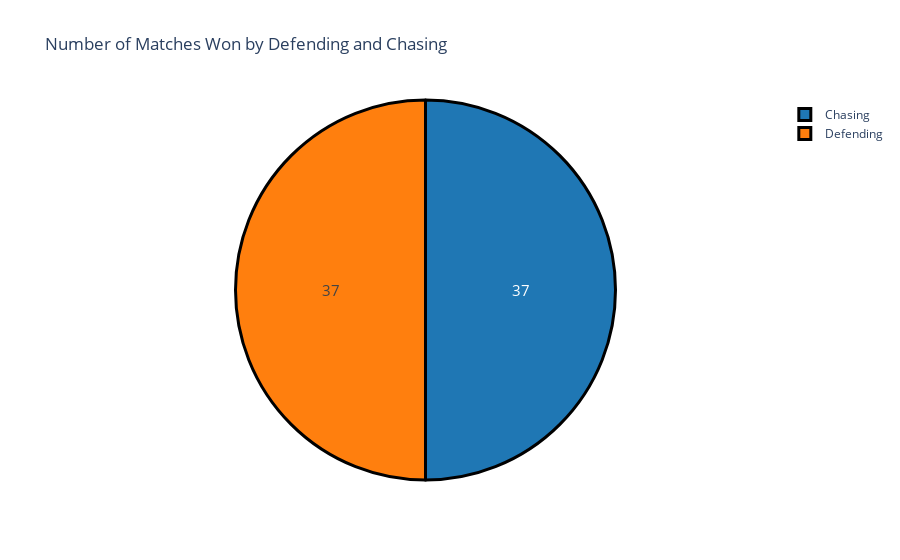

Notebook code for this chart:
### Code cell
data['won_by'] = data['won_by'].map({'Wickets': 'Chasing', 'Runs': 'Defending'})

won_by = data['won_by'].value_counts()
label = won_by.index
counts = won_by.values

colors = ['#1f77b4', '#ff7f0e']
fig = go.Figure(data=[go.Pie(labels=label, values=counts)])
fig.update_layout(title_text="Number of Matches Won by Defending and Chasing")
fig.update_traces(
    hoverinfo="label+percent", 
    textinfo="value", 
    textfont_size=15,
    marker=dict(colors=colors, line=dict(color="black", width=3))
)
fig.show()

### Figure 1 — Plotly figure (JSON) as saved in the notebook; plotly's stock layout.template omitted (floating-point values rounded to 4 significant figures)
{"data": [{"hoverinfo": "label+percent", "labels": ["Chasing", "Defending"], "marker": {"colors": ["#1f77b4", "#ff7f0e"], "line": {"color": "black", "width": 3}}, "textfont": {"size": 15}, "textinfo": "value", "type": "pie", "values": [37, 37]}], "layout": {"title": {"text": "Number of Matches Won by Defending and Chasing"}}}
